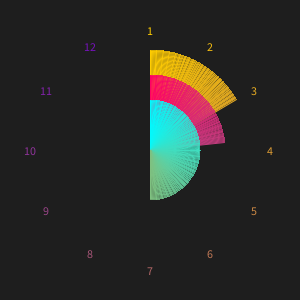
Frame 1 (no input)
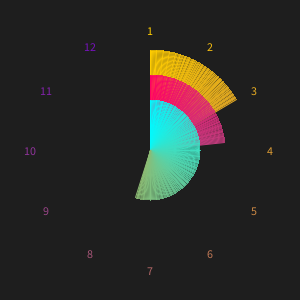
Frame 60 (the mouse pressed at the canvas centre just before this capture)
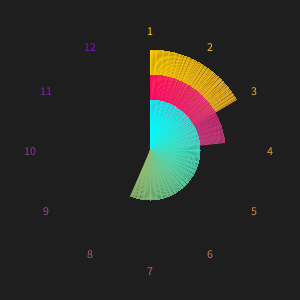
Frame 120 (the mouse held since frame 60 and released just before this capture)

The Processing sketch that drew these frames (run headless with seeded random() and noise(); from frame 60 on, the mouse is pressed at the canvas centre):

// Processing sketch: processing_106094
// ── processing_106094.pde

/*---------- LAYOUT -----------*/
// Setting the center
int x1;
int y1;

void setup(){
  size(300, 300);
  smooth();
  textAlign(CENTER, CENTER);
  x1 = width/2;
  y1 = height/2;  
}

void draw(){
  background(30);

  // Setting the radius
  float sRadius = 50;    // seconds
  float minRadius = 75;  // minutes
  float hRadius = 100;   // hours
    
  // Setting the colors
  color sColor1 = color(0, 250, 255);    // seconds
  color sColor2 = color(255, 135, 0);
  color minColor1 = color(255, 0, 100);  // minutes
  color minColor2 = color(0, 255, 210);
  color hColor1 = color(255, 205, 0);    // hour
  color hColor2 = color(105, 0, 205);
  
  // Getting the data and mapping it to DEGREES, not RADIANS!
  float sAngle = map(second(), 0, 60, -90, 270);    // seconds
  float minAngle = map(minute(), 0, 60, -90, 270);  // minutes
  float hAngle = map(hour(), 0, 24, -90, 270);      // hours
  
  // Drawing the arcs
  // See comments above function to understand the parameters
  drawArc(hAngle, hColor1, hColor2, hRadius);
  drawArc(minAngle, minColor1, minColor2, minRadius);
  drawArc(sAngle, sColor1, sColor2, sRadius);

  //Writing the hours
  for(int i = 1; i < 13; i ++){
    float inter = map(i, 1, 13, 0, 1);
    color c = lerpColor(hColor1, hColor2, inter);
    fill(c);
    
    // Calculating the angular positions
    float txtAngle = map(i, 1, 13, -PI/2, 3*PI/2);
    float x2 = x1 + cos(txtAngle) * (hRadius + 20);
    float y2 = y1 + sin(txtAngle) * (hRadius + 20);  
    text(i, x2, y2);
  }  
}

/*---------- DRAWING THE ARCS -----------*/
// Which variable (hour, minute or second)?
// Which colors?
// Which radius?
// Which resolution?
void drawArc(float variable, color c1, color c2, float radius){

/*  Setting the "resolution" for the circle,
  i.e., the angular increase to draw each gradient line
  Since each var have different radius, the resolution must
  also be different and it is inversely proportional to the radius */   
  float res = 1/radius * 50; 
  
  /*---------- LINES -----------*/
  for(float angle = -90; angle < variable; angle += res){
    
    // Inter calculates the interpolation point to change the color
    float inter = map(angle, -90, 270, 0, 1);
    
    // c is the resulting color;
    // lerp is the interpolation function (processing native)
    // c1 and c2 are the 2 colors sent to this function
    color c = lerpColor(c1, c2, inter);
    stroke(c);

    // Drawing the lines based on the current radius and angle
    float x2 = x1 + cos(radians(angle)) * radius;
    float y2 = y1 + sin(radians(angle)) * radius;
    line(x1, y1, x2, y2);
  }
}
